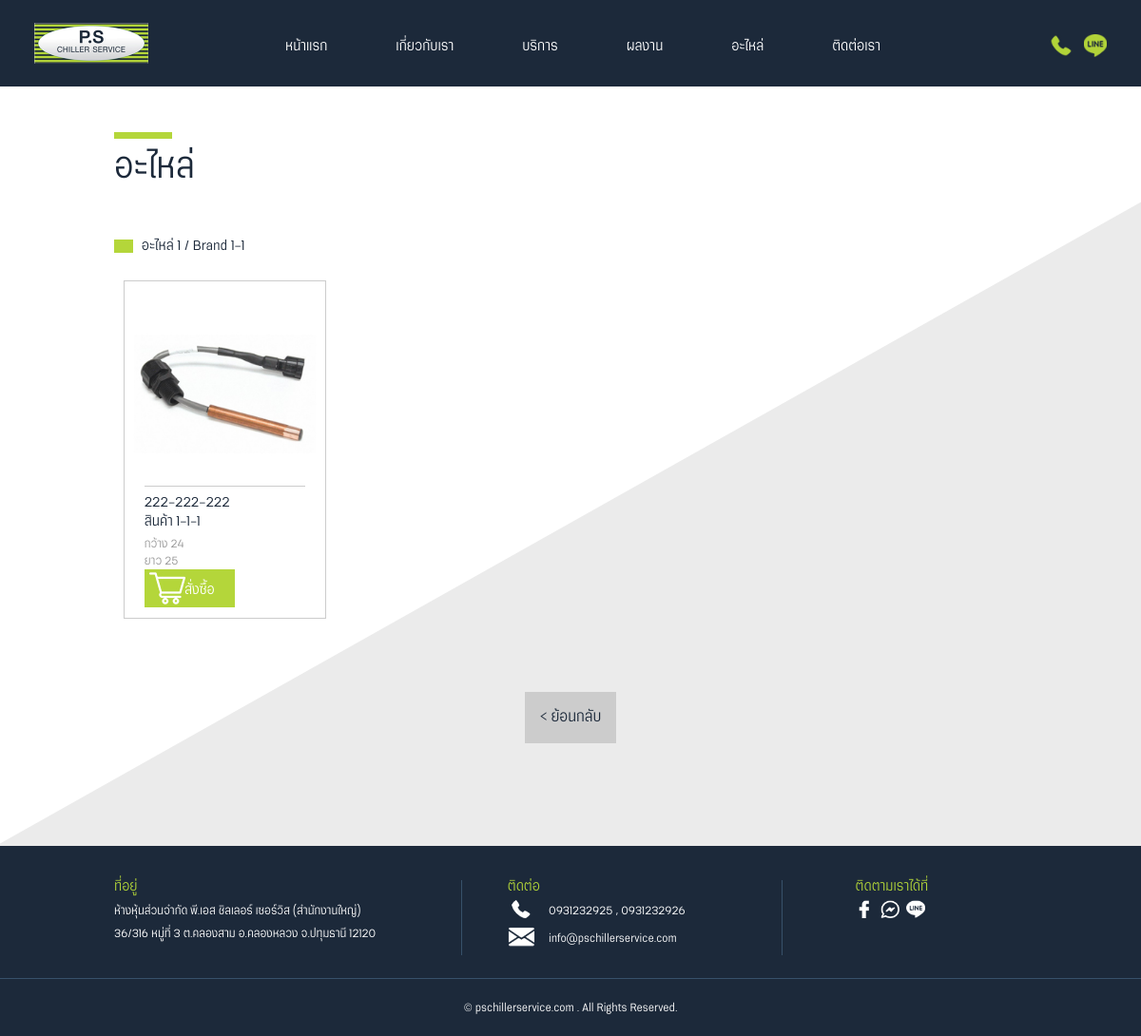
Screenshot of /part-detail.php?id_main=11&id=19 with the database file from the repository.
### tables this page shows
CREATE TABLE `spare_parts` (
  `id` int(11) NOT NULL,
  `name` varchar(255) NOT NULL,
  `image` varchar(255) NOT NULL,
  `link_for_sale` varchar(255) NOT NULL
);

CREATE TABLE `spare_parts_sub` (
  `id` int(11) NOT NULL,
  `id_main` varchar(10) NOT NULL,
  `name` varchar(255) NOT NULL,
  `image` varchar(255) NOT NULL
);

CREATE TABLE `spare_parts_sub_product` (
  `id` int(11) NOT NULL,
  `id_main` varchar(10) NOT NULL,
  `id_sub` varchar(255) NOT NULL,
  `number_product` varchar(255) NOT NULL,
  `name_product` varchar(255) NOT NULL,
  `detail_product` text NOT NULL,
  `image` varchar(255) NOT NULL
);

CREATE TABLE `contact_address` (
  `id` int(11) NOT NULL,
  `address` text NOT NULL
);

CREATE TABLE `contact_phone` (
  `id` int(11) NOT NULL,
  `phone_1` varchar(20) NOT NULL,
  `phone_2` varchar(20) NOT NULL
);

CREATE TABLE `contact_email` (
  `id` int(11) NOT NULL,
  `email` varchar(255) NOT NULL
);

### back-office/database/connect.php (called while the page is built, shortened)
<?php
class connect
{
    private $servername = "localhost";
    private $username = "root";
    private $password = "";
    private $db_name = "pachillerservice";
    public function __construct()
    {
        try {
            $conn = new PDO("mysql:host=$this->servername;dbname=$this->db_name;charset=utf8", $this->username, $this->password);
            $conn->setAttribute(PDO::ATTR_ERRMODE, PDO::ERRMODE_EXCEPTION);
            $this->conn = $conn;
        } catch (PDOException $e) {
            echo "Connection failed: " . $e->getMessage();
        }
    }
}

### part-detail.php (the view, shortened to what this page needs)
<?php
require_once("back-office/database/connect.php");
?>
<!DOCTYPE html PUBLIC "-//W3C//DTD XHTML 1.0 Transitional//EN" "http://www.w3.org/TR/xhtml1/DTD/xhtml1-transitional.dtd">
<html xmlns="http://www.w3.org/1999/xhtml">
<head>
   <link href="css/reset.css" rel="stylesheet" type="text/css" />
   <link href="css/header.css" rel="stylesheet" type="text/css" />
   <link href="css/header-m.css" rel="stylesheet" type="text/css" />
   <link href="css/header-t.css" rel="stylesheet" type="text/css" />
   <link href="css/content.css" rel="stylesheet" type="text/css" />
   <link href="css/content-m.css" rel="stylesheet" type="text/css" />
   <link href="css/content-t.css" rel="stylesheet" type="text/css" />
   <link href="css/footer.css" rel="stylesheet" type="text/css" />
   <link href="css/footer-m.css" rel="stylesheet" type="text/css" />
   <link href="css/footer-t.css" rel="stylesheet" type="text/css" />
   <link href="css/menu.css" rel="stylesheet" type="text/css" />
</head>
<body>
   <div class="header">
      <div class="logo"><a href="index.php"><img src="images/logo.jpg" width="240" height="86" /></a></div>
      <div class="box-menu">
         <nav id="nav" role="navigation">
            <ul>
               <li><a href="index.php">หน้าแรก</a></li>
               <li><a href="aboutus.php">เกี่ยวกับเรา</a></li>
               <li><a href="service.php">บริการ</a></li>
               <li><a href="portfolio.php">ผลงาน</a></li>
               <li><a href="part.php">อะไหล่</a></li>
               <li><a href="contactus.php">ติดต่อเรา</a></li>
            </ul>
         </nav>
      </div>
      <?php include 'inc/contact-top.php'; ?>
   </div>
   <div class="content">
      <div class="left-01-all">
         <div class="box-main">
            <div class="title-all">อะไหล่</div>
            <?php
            $link_for_sale = "";
            try {
               $stmt = $db->conn->prepare("SELECT * FROM `spare_parts` WHERE `id`=:__id");
               $stmt->execute(["__id" => $_GET["id_main"]]);
               foreach ($stmt->fetchAll() as $row) {
                  $link_for_sale = $row["link_for_sale"];
            ?>
                  <div class="show-title"><?= $row["name"] ?> /
                     <?php
                     try {
                        $stmt = $db->conn->prepare("SELECT * FROM `spare_parts_sub` WHERE `id`=:__id");
                        $stmt->execute(["__id" => $_GET["id"]]);
                        foreach ($stmt->fetchAll() as $row) {
                     ?>
                           <?= $row["name"] ?>
                     <?php
                        }
                     } catch (Exception $e) {
                        echo $e->getMessage();
                     }
                     ?></div>
            <?php
               }
            } catch (Exception $e) {
               echo $e->getMessage();
            }
            ?>
            <?php
            try {
               $stmt = $db->conn->prepare("SELECT * FROM `spare_parts_sub_product` WHERE `id_sub`=:__id");
               $stmt->execute(["__id" => $_GET["id"]]);
               foreach ($stmt->fetchAll() as $row) {
            ?>
                  <div class="box-part-new">
                     <div class="picture-part"><a href="<?=$link_for_sale?>"><img src="back-office/images/spare_parts/<?=$row["image"]?>" width="285" height="285" /></a></div>
                     <div class="text-part-02">
                        <?= $row["number_product"] ?>
                        <br>
                        <?= $row["name_product"] ?>
                     </div>
                     <div class="text-part-03">
                        <?= nl2br($row["detail_product"]) ?>
                     </div>
                     <div class="buy"><a href="<?=$link_for_sale?>">สั่งซื้อ</a></div>
                  </div>
            <?php
               }
            } catch (Exception $e) {
               echo $e->getMessage();
            }
            ?>
            <div class="more-03"><a href="part-brand.php?id=<?=$_GET["id_main"]?>">
                  < ย้อนกลับ</a>
            </div>
         </div>
      </div>
   </div>
   <?php include 'inc/footer.php'; ?>
</body>
</html>

### inc/footer.php
<?php
require_once("back-office/database/connect.php");
$db = new connect();
?>
<?php
$phone1 = "";
$phone2 = "";
$line_Link = "";
$facebook_link = "";
$messenger_link = "";
$email = "";
$address = "";
try {
    $stmt = $db->conn->prepare("SELECT * FROM `contact_phone`");
    $stmt->execute();
    foreach ($stmt->fetchAll() as $row) {
        $phone1 = $row["phone_1"];
        $phone2 = $row["phone_2"];
    }
} catch (Exception $e) {
    echo $e->getMessage();
}
try {
    $stmt = $db->conn->prepare("SELECT * FROM `contact_line`");
    $stmt->execute();
    foreach ($stmt->fetchAll() as $row) {
        $line_Link = $row["line_link"];
    }
} catch (Exception $e) {
    echo $e->getMessage();
}
try {
    $stmt = $db->conn->prepare("SELECT * FROM `contact_facebook`");
    $stmt->execute();
    foreach ($stmt->fetchAll() as $row) {
        $facebook_link = $row["facebook_link"];
    }
} catch (Exception $e) {
    echo $e->getMessage();
}
try {
    $stmt = $db->conn->prepare("SELECT * FROM `contact_messenger`");
    $stmt->execute();
    foreach ($stmt->fetchAll() as $row) {
        $messenger_link = $row["messenger_link"];
    }
} catch (Exception $e) {
    echo $e->getMessage();
}
try {
    $stmt = $db->conn->prepare("SELECT * FROM `contact_email`");
    $stmt->execute();
    foreach ($stmt->fetchAll() as $row) {
        $email = $row["email"];
    }
} catch (Exception $e) {
    echo $e->getMessage();
}
try {
    $stmt = $db->conn->prepare("SELECT * FROM `contact_address`");
    $stmt->execute();
    foreach ($stmt->fetchAll() as $row) {
        $address = $row["address"];
    }
} catch (Exception $e) {
    echo $e->getMessage();
}
?>
<div class="footer">
    <div class="box-main">
        <div class="box-footer-left">
            <div class="title-footer">ที่อยู่</div>
            <div class="text-footer-left"><?= $address ?></div>
        </div>
        <div class="box-footer-center">
            <div class="title-footer">ติดต่อ</div>
            <div class="box-footer-center-list">
                <div class="icon-footer-center"><img src="images/icon-footer-01.jpg" width="48" height="37" /></div>
                <div class="text-footer-center"><a href="tel:<?= $phone1 ?>" target="_blank"><?= $phone1 ?></a> , <a href="tel:<?= $phone2 ?>" target="_blank"><?= $phone2 ?></a></div>
            </div>
            <div class="box-footer-center-list">
                <div class="icon-footer-center"><img src="images/icon-footer-02.jpg" width="48" height="37" /></div>
                <div class="text-footer-center"><?= $email ?></div>
            </div>
        </div>
        <div class="box-footer-right">
            <div class="title-footer">ติดตามเราได้ที่</div>
            <div class="icon-footer-right"><a href="<?= $facebook_link ?>" target="_blank"><img src="images/icon-footer-03.jpg" width="32" height="32" /></a><a href="<?= $messenger_link ?>" target="_blank"><img src="images/icon-footer-04.jpg" width="32" height="32" /></a>
                <a href="<?= $line_Link ?>" target="_blank"><img src="images/icon-footer-05.jpg" width="32" height="32" /></a>
            </div>
        </div>
    </div>
    <div class="copy">© pschillerservice.com . All Rights Reserved.</div>
</div>

### css/header.css (style rules this page uses)
@media screen and (min-width: 1041px) and (max-width: 3000px) { .header { float: left; height: auto; width: 100%; } }
@media screen and (min-width: 1041px) and (max-width: 3000px) { .logo { float: left; height: auto; width: 20%; margin-top: 2%; margin-bottom: 2%; margin-left: 3%; } }
@media screen and (min-width: 1041px) and (max-width: 3000px) { .logo img { height: auto; width: 50%; } }
@media screen and (min-width: 1041px) and (max-width: 3000px) { .box-menu { float: left; height: auto; width: 60%; margin-top: 3.5%; margin-left: 2%; } }

### css/content.css (style rules this page uses)
@media screen and (min-width: 1041px) and (max-width: 3000px) { .content { float: left; height: auto; width: 100%; } }
@media screen and (min-width: 1041px) and (max-width: 3000px) { .more-03 { font-family: serithairegular; font-size: 1.3vw; color: #1c293a; background-color: #CCCCCC; float: left; height: auto; width: 10%; padding-top: 2%; padding-bottom: 2%; margin-top: 5%; margin-bottom: 5%; text-align: center; margin-left: 45%; margin-right: 45%; } }
@media screen and (min-width: 1041px) and (max-width: 3000px) { .more-03 a { color: #1c293a; text-decoration: none; } }
@media screen and (min-width: 1041px) and (max-width: 3000px) { .title-all { font-family: serithairegular; font-size: 3vw; color: #1c293a; background-image: url(../images/line-title-small.jpg); background-repeat: no-repeat; background-position: left top; float: left; height: auto; width: 100%; margin-top: 5%; margin-bottom: 3%; padding-top: 2%; } }
@media screen and (min-width: 1041px) and (max-width: 3000px) { .box-part-new { float: left; height: auto; width: 22%; margin-right: 1%; margin-left: 1%; margin-top: 0%; margin-bottom: 3%; border: 1px solid #CCC; } }
@media screen and (min-width: 1041px) and (max-width: 3000px) { .picture-part { float: left; height: auto; width: 100%; } }
@media screen and (min-width: 1041px) and (max-width: 3000px) { .picture-part img { height: auto; width: 100%; } }
@media screen and (min-width: 1041px) and (max-width: 3000px) { .text-part-02 { float: left; height: 2.5em; width: 80%; margin-top: 2%; margin-bottom: 2%; font-family: serithairegular; font-size: 1.2vw; color: #1c293a; text-align: left; margin-left: 10%; line-height: 1.7vw; border-top-width: 1px; border-top-style: solid; border-top-color: #CCC; padding-top: 3%; } }
@media screen and (min-width: 1041px) and (max-width: 3000px) { .text-part-03 { float: left; height: 2.5em; width: 80%; margin-top: 2%; margin-bottom: 3%; font-family: serithairegular; font-size: 1vw; color: #999999; text-align: left; margin-left: 10%; line-height: 1.5vw; } }
@media screen and (min-width: 1041px) and (max-width: 3000px) { .buy { font-family: serithairegular; font-size: 1.2vw; color: #FFF; background-color: #B4D63A; background-image: url(../images/icon-cart.jpg); background-repeat: no-repeat; background-position: 10% center; float: left; height: auto; width: 25%; padding-left: 20%; padding-top: 7%; padding-bottom: 5%; margin-left: 10%; margin-bottom: 5%; } }
@media screen and (min-width: 1041px) and (max-width: 3000px) { .buy a { color: #FFF; text-decoration: none; } }
@media screen and (min-width: 1041px) and (max-width: 3000px) { .show-title { font-family: serithairegular; font-size: 1.2vw; color: #1c293a; background-image: url(../images/icon-green.jpg); background-repeat: no-repeat; background-position: left top; float: left; height: auto; width: 95%; margin-top: 3%; margin-bottom: 3%; padding-left: 3%; } }

### css/menu.css (style rules this page uses)
#nav { font-family: serithairegular; }
#nav li { position: relative; z-index: 9999; }
#nav li a { color: #FFFFFF; display: block; text-decoration: none; list-style-type: none; }
#nav > ul { background-color: #37516A; position: relative; z-index: 9999; }
#nav > ul > li { width: auto; height: auto; float: left; list-style-type: none; margin-right: 10%; margin-bottom: 3%; }
#nav > ul > li > a { height: 100%; font-size: 1.2vw; text-align: center; list-style-type: none; font-family: serithairegular; color: #FFF; font-weight: normal; }

### rows the page displays
spare_parts: name "อะไหล่ 1"
spare_parts_sub: name "Brand 1-1"
spare_parts_sub_product: image (picture), number_product "222-222-222", name_product "สินค้า 1-1-1", detail_product "กว้าง 24 ยาว 25"
contact_address: address "ห้างหุ้นส่วนจำกัด พี.เอส ชิลเลอร์ เซอร์วิส (สำนักงานใหญ่) 36/316 หมู่ที่ 3 ต.คลองสาม อ.คลองหลวง จ.ปทุมธานี 12120"
contact_phone: phone_1 "0931232925", phone_2 "0931232926"
contact_email: email "info@pschillerservice.com"
